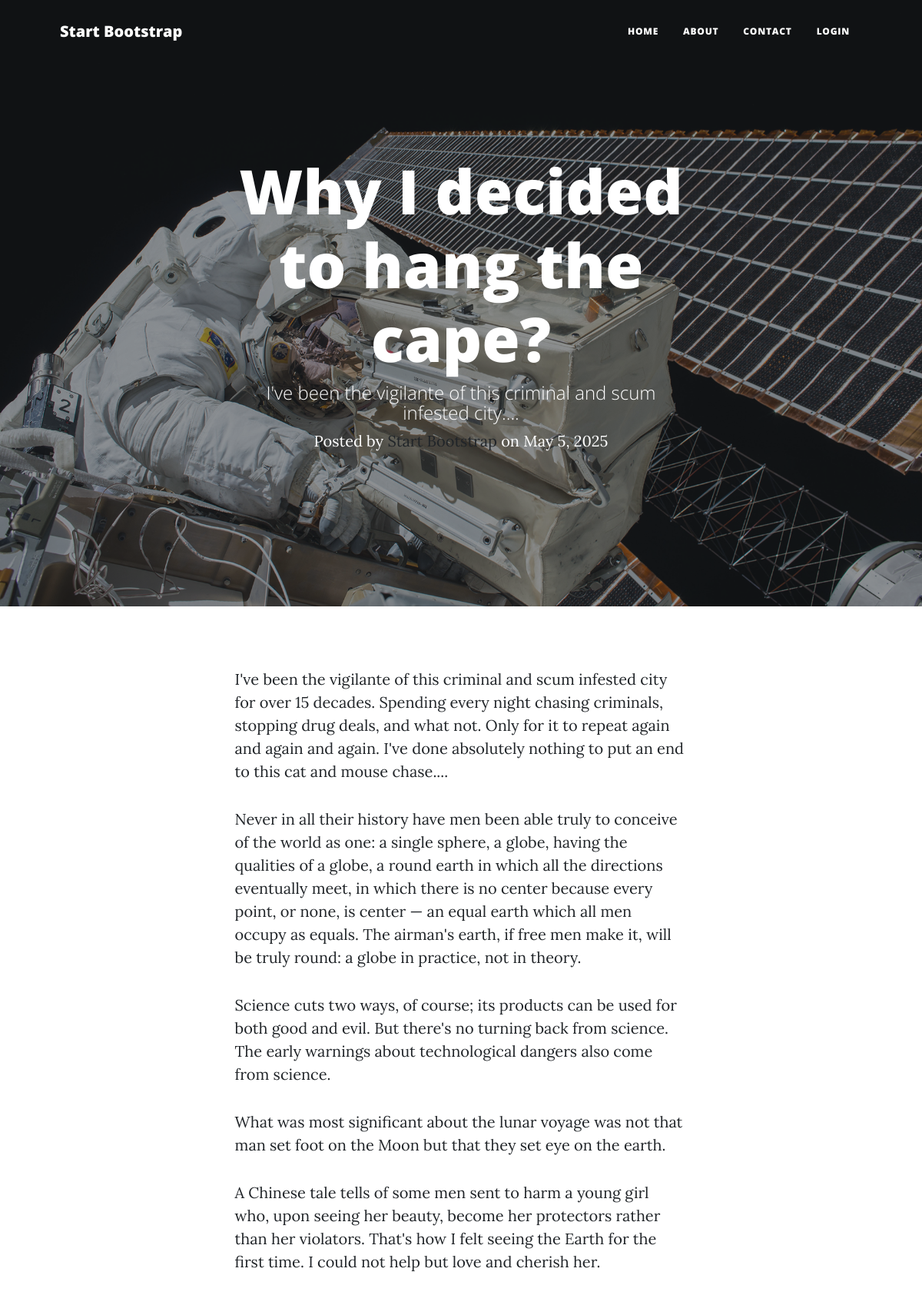
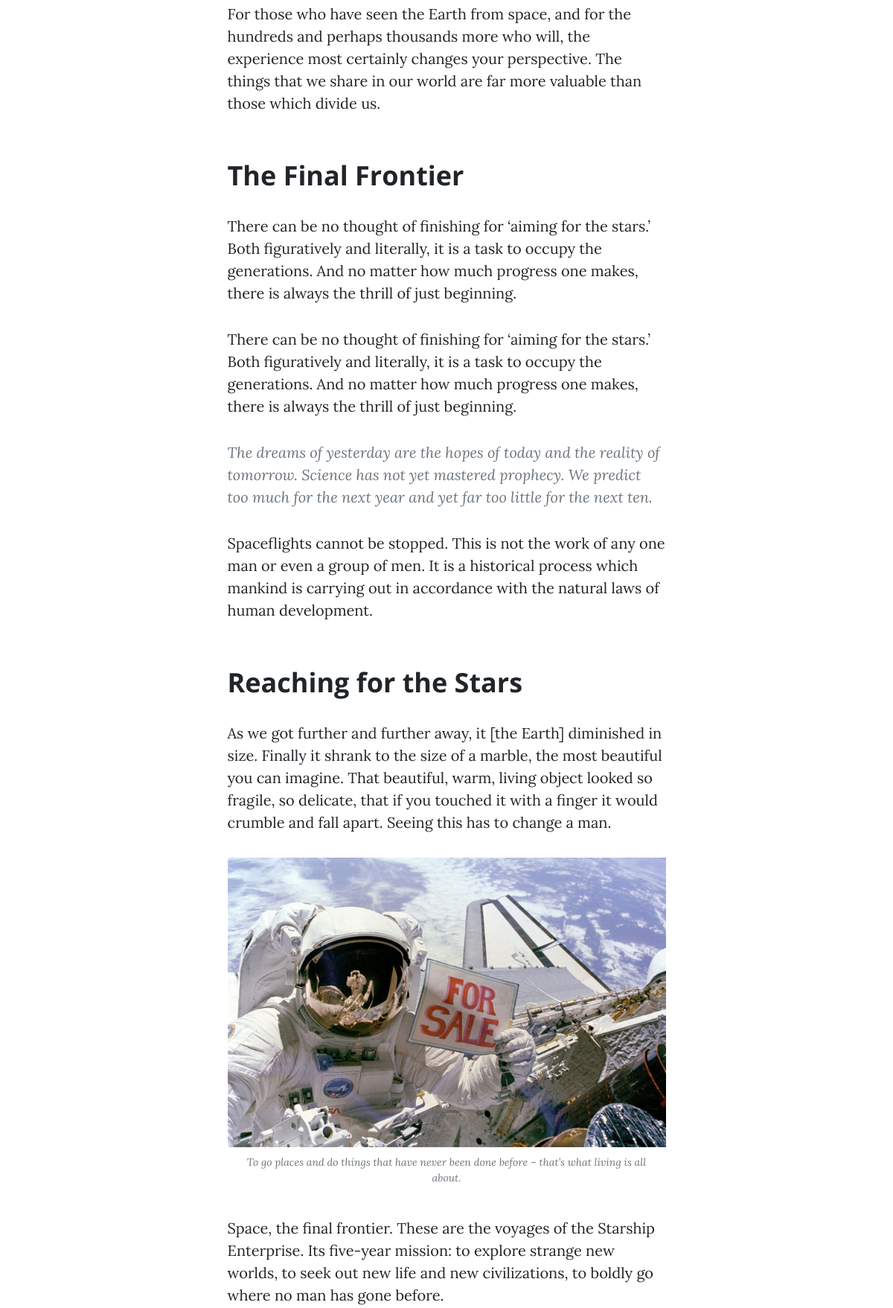
The app's page /posts/1/ (upper part) with its own data (2 pictures, top to bottom).
### blog/models.py (models this page shows, shortened)
class Post(models.Model):
    tags = [
        ('tech', 'Tech'),
        ('cs', 'Computer Science'),
        ('ai', 'AI'),
        ('bio', 'Biology'),
        ('music', 'Music'),
        ('movies', 'Movies'),
        ('psychology', 'Psychology'),
        ('history', 'History'),
        ('books', 'Books & Literature'),
        ('fiction', 'Fiction'),
        ('gaming', 'Gaming'),
        ('other', 'Other'),
    ]
    author = models.ForeignKey(User, on_delete=models.CASCADE)
    title = models.CharField(max_length=130)
    subtitle = models.CharField(max_length=70, blank=True)
    content = models.TextField()
    tags = models.CharField(max_length=50, choices=tags, default='other')
    created_at = models.DateTimeField(auto_now_add=True)
    modified_at = models.DateTimeField(auto_now=True)

### blog/views.py (the view)
# urls.py: path("<int:id>/", views.post_detail, name="post_detail"),
def post_detail(request, id):
    post = Post.objects.get(id=id)
    post = get_object_or_404(Post, id=id)
    return render(request, 'blog/post.html', {'post': post})

### blog/templates/blog/post.html (shortened to what this page needs)
{% extends 'base.html' %}
{% load static %}
{% block header %}
    <h1>{{ post.title }}</h1>
    <h2 class="subheading">{{ post.subtitle }}</h2>
    <span class="meta">
        Posted by
        <a href="#!">Start Bootstrap</a>
        on {{ post.created_at.date }}
    </span>
{% endblock %}
{% block img %}
{% static 'img/post-bg.jpg' %}
{% endblock %}
{% block content %}
    <article class="mb-4">
        <div class="container px-4 px-lg-5">
            <div class="row gx-4 gx-lg-5 justify-content-center">
                <div class="col-md-10 col-lg-8 col-xl-7">
                    <p>{{ post.content }}</p>
                    <p>Never in all their history have men been able truly to conceive of the world as one: a single sphere, a globe, having the qualities of a globe, a round earth in which all the directions eventually meet, in which there is no center because every point, or none, is center — an equal earth which all men occupy as equals. The airman's earth, if free men make it, will be truly round: a globe in practice, not in theory.</p>
                    <p>Science cuts two ways, of course; its products can be used for both good and evil. But there's no turning back from science. The early warnings about technological dangers also come from science.</p>
                    <p>What was most significant about the lunar voyage was not that man set foot on the Moon but that they set eye on the earth.</p>
                    <p>A Chinese tale tells of some men sent to harm a young girl who, upon seeing her beauty, become her protectors rather than her violators. That's how I felt seeing the Earth for the first time. I could not help but love and cherish her.</p>
                    <p>For those who have seen the Earth from space, and for the hundreds and perhaps thousands more who will, the experience most certainly changes your perspective. The things that we share in our world are far more valuable than those which divide us.</p>
                    <h2 class="section-heading">The Final Frontier</h2>
                    <p>There can be no thought of finishing for ‘aiming for the stars.’ Both figuratively and literally, it is a task to occupy the generations. And no matter how much progress one makes, there is always the thrill of just beginning.</p>
                    <p>There can be no thought of finishing for ‘aiming for the stars.’ Both figuratively and literally, it is a task to occupy the generations. And no matter how much progress one makes, there is always the thrill of just beginning.</p>
                    <blockquote class="blockquote">The dreams of yesterday are the hopes of today and the reality of tomorrow. Science has not yet mastered prophecy. We predict too much for the next year and yet far too little for the next ten.</blockquote>
                    <p>Spaceflights cannot be stopped. This is not the work of any one man or even a group of men. It is a historical process which mankind is carrying out in accordance with the natural laws of human development.</p>
                    <h2 class="section-heading">Reaching for the Stars</h2>
                    <p>As we got further and further away, it [the Earth] diminished in size. Finally it shrank to the size of a marble, the most beautiful you can imagine. That beautiful, warm, living object looked so fragile, so delicate, that if you touched it with a finger it would crumble and fall apart. Seeing this has to change a man.</p>
                    <a href="#!"><img class="img-fluid" src="assets/img/post-sample-image.jpg" alt="..." /></a>
                    <span class="caption text-muted">To go places and do things that have never been done before – that’s what living is all about.</span>
                    <p>Space, the final frontier. These are the voyages of the Starship Enterprise. Its five-year mission: to explore strange new worlds, to seek out new life and new civilizations, to boldly go where no man has gone before.</p>
                </div>
            </div>
        </div>
    </article>
{% endblock %}

### static/css/scstyles.css (style rules this page uses)
body { font-size: 1.25rem; }
p { margin: 2rem 0; }
blockquote { font-style: italic; color: #6c757d; }
header.masthead .page-heading h1, header.masthead .site-heading h1 { font-size: 3rem; }
header.masthead .page-heading .subheading, header.masthead .site-heading .subheading { font-size: 1.5rem; font-weight: 300; line-height: 1.1; display: block; margin-top: 0.625rem; font-family: "Open Sans", -apple-system, BlinkMacSystemFont, "Segoe UI", Roboto, "Helvetica Neue", Arial, sans-serif, "Apple Color Emoji", "Segoe UI Emoji", "Segoe UI Symbol", "Noto Color Emoji"; }
@media (min-width: 992px) { header.masthead .page-heading h1, header.masthead .site-heading h1 { font-size: 5rem; } }
.section-heading { font-size: 2.25rem; font-weight: 700; margin-top: 3.75rem; }
.caption { font-size: 875rem; font-style: italic; display: block; margin: 0; padding: 0.625rem; text-align: center; }

### records on screen
Post: title "Why I decided to hang the cape?", subtitle "I've been the vigilante of this criminal and scum infested city....", created_at "May 5, 2025", content "I've been the vigilante of this criminal and scum infested city for over 15 decades. Spending every night chasing criminals, stopping drug deals, and what not. Only for it to repeat again and again and again. I've done absolutely nothing to put an end to this cat and mouse chase...."
